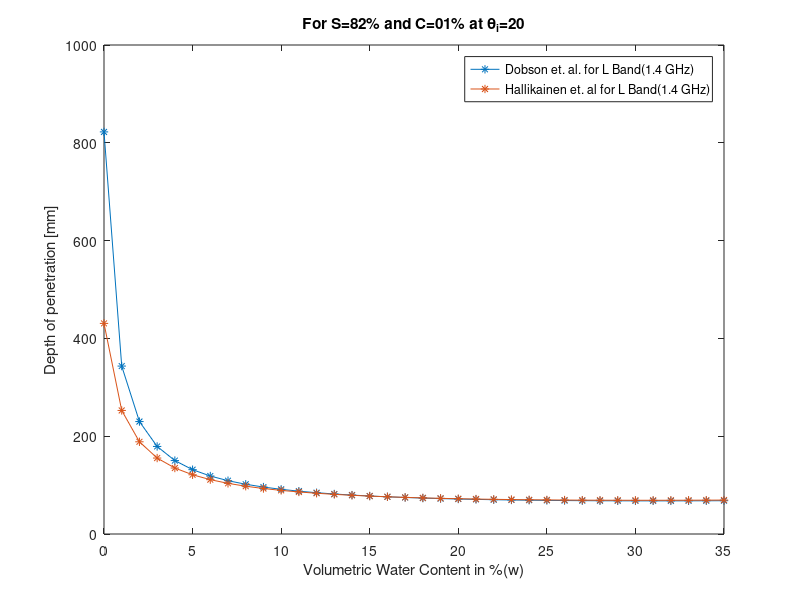

This chart was generated by the following MATLAB code:
%% L-C band dobson et. al. & hallikainen et. al

%%
%clc
clear all
close all
%% Dobson et. al.
c=3*10^8;
w=0:0.01:.35;
S=82;
C=1;
theta=20;
e_real= 2.37+(-5.24+0.55*S+0.15*C).*w+(146.04-0.74*S-0.85*C)*w.^2;
e_img= 0.06+(6.69+0.0367*S-0.0620*C).*w+(16.17-0.30*S+0.27*C)*w.^2;
lambda=((3*10^8)/(1.4*10^9))*1000;   % 1.4 GHz lambda in mm Dobson
for i=1:36
delta_p(i)=(lambda*sqrt(e_real(i)))/(2*pi*e_img(i));
end
delta_p=abs(delta_p);
d_depth=delta_p*cosd(theta);
plot(w*100,d_depth,'-*')
xlabel('Volumetric Water Content (%)')
ylabel('Depth of penetration [mm]')
%text(15,500,'Dobson et. al. used \epsilon=a_0+(a_1+b_1S+c_1C)*w+(a_2+b_2S+c_2C)*w^2+(a_3+b_3S+c_3C)*w^3')
%text(15,400,'Hallikainen et. al. used \epsilon=(a_0+a_1S+a_2C)+(b_0+b_1S+b_2C)*w+(c_1+c_2S+c_3C)*w^2')
%% hallikainen et. al 
hold on 
lambda=((3*10^8)/(1.4*10^9))*1000;   % approx. 1.4 GHz (lambda in m)
e_real= (2.862-0.012*S+0.001*C)+(3.803+0.462*S-0.341*C).*w+(119.006-0.50*S-0.633*C)*w.^2;
e_img= (0.356-0.003*S-0.008*C)+(5.507+0.044*S-0.002*C).*w+(17.753-0.313*S+0.206*C)*w.^2;
%e_img=e_img+.079;
for i=1:36
delta_p(i)=(lambda*sqrt(e_real(i)))/(2*pi*e_img(i));
end
delta_p=abs(delta_p);
j=sqrt(-1);
e=abs(e_real+j*e_img);
h_depth=delta_p*cosd(theta);
plot(w*100,h_depth,'-*')
xlabel('Volumetric Water Content in %(w)')
ylabel('Depth of penetration [mm]')
title('For S=82% and C=01% at \theta_i=20')
legend('Dobson et. al. for L Band(1.4 GHz)','Hallikainen et. al for L Band(1.4 GHz)' )